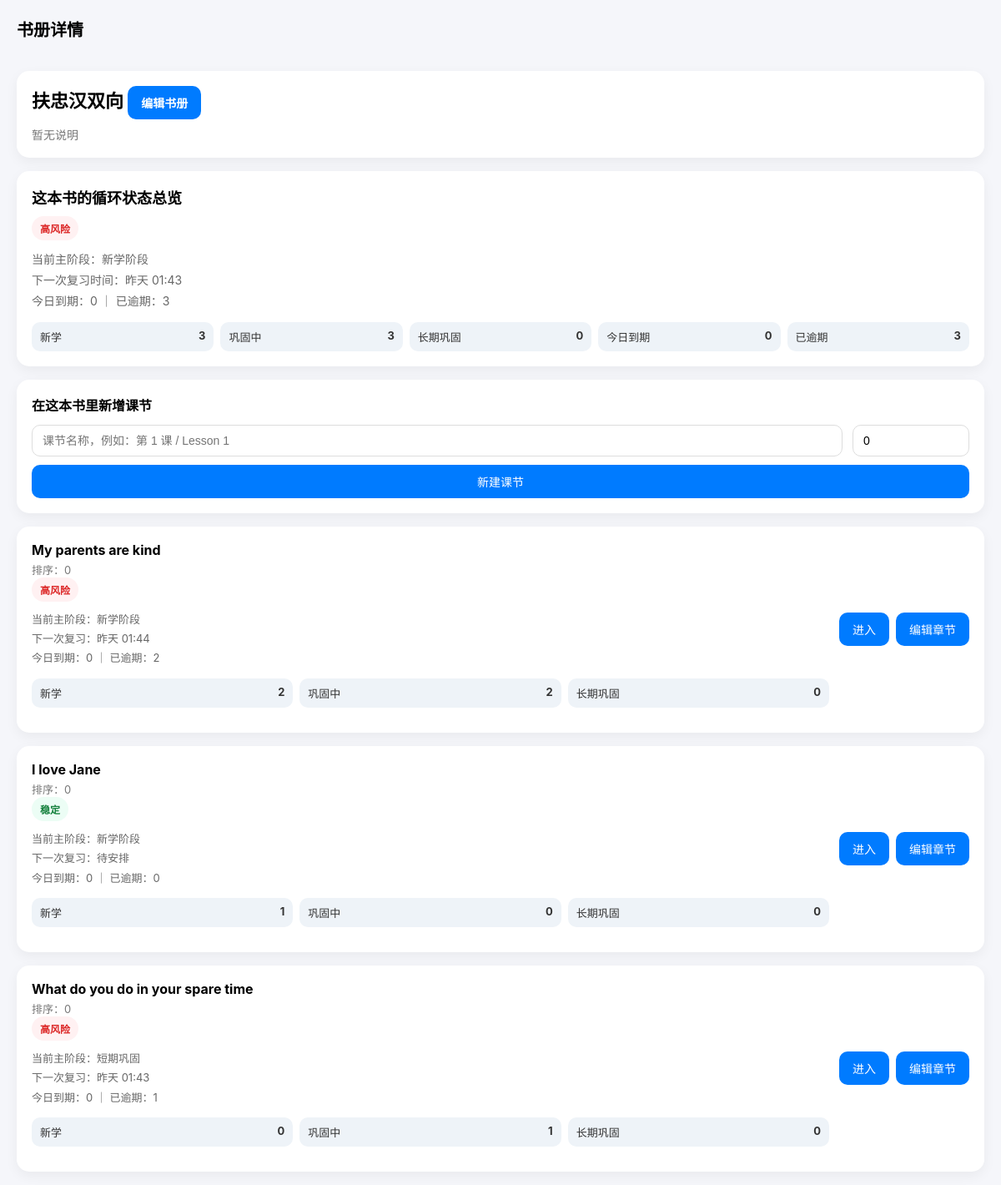
/book/1/ (signed in), run on the app's committed database.
### app/train/models.py (models this page shows, shortened)
class Book(models.Model):
    owner = models.ForeignKey(User, on_delete=models.CASCADE)
    title = models.CharField(max_length=200)
    description = models.TextField(blank=True)

class Lesson(models.Model):
    book = models.ForeignKey(Book, on_delete=models.CASCADE)
    title = models.CharField(max_length=200)
    order = models.IntegerField(default=0)
    class Meta:
        ordering = ["order", "id"]

### app/train/views/book_views.py (the view, shortened to what this page needs)
# urls.py: path("book/<int:book_id>/", book_detail, name="book-detail"),
@login_required
def book_detail(request, book_id):
    book = get_object_or_404(
        Book,
        id=book_id,
        owner=request.user
    )
    lessons = Lesson.objects.filter(book=book).order_by("order", "id")
    lesson_cycle_summary = get_book_lessons_cycle_summary(request.user, book)
    book_cycle_summary_list = get_dashboard_books_cycle_summary(request.user, [book])
    book_cycle_summary = book_cycle_summary_list[0] if book_cycle_summary_list else {
        "book": book,
        "new_count": 0,
        "short_count": 0,
        "long_count": 0,
        "today_due_count": 0,
        "overdue_count": 0,
        "main_stage": "尚未开始",
        "next_review_text": "待安排",
        "risk_level": "稳定",
    }
    return render(request, "train/book_detail.html", {
        "book": book,
        "lessons": lessons,
        "lesson_cycle_summary": lesson_cycle_summary,
        "book_cycle_summary": book_cycle_summary,
    })

### app/train/views/train_views.py (called while the page is built)
def _next_review_text(next_review_at):
    if not next_review_at:
        return "待安排"
    local_dt = timezone.localtime(next_review_at)
    now = timezone.localtime(timezone.now())
    day_diff = (local_dt.date() - now.date()).days
    if day_diff == 0:
        return f"今天 {local_dt.strftime('%H:%M')}"
    if day_diff == 1:
        return f"明天 {local_dt.strftime('%H:%M')}"
    if day_diff == -1:
        return f"昨天 {local_dt.strftime('%H:%M')}"
    return local_dt.strftime("%Y-%m-%d %H:%M")

### app/train/templates/train/book_detail.html (shortened to what this page needs)
<!DOCTYPE html>
<html lang="zh-CN">
<head>
</head>
<body>
    <div class="header">书册详情</div>
    <div class="book-card">
        <div class="book-title">
            {{ book.title }}
            <a href="/book/{{ book.id }}/edit/?next=/book/{{ book.id }}/" class="lesson-btn">编辑书册</a>
        </div>
        <div class="book-desc">
            {{ book.description|default:"暂无说明" }}
        </div>
    </div>
    <div class="book-overview-card">
        <div class="book-overview-title">这本书的循环状态总览</div>
        {% if book_cycle_summary.risk_level == "高风险" %}
            <div class="book-overview-risk high">{{ book_cycle_summary.risk_level }}</div>
        {% elif book_cycle_summary.risk_level == "中风险" %}
            <div class="book-overview-risk mid">{{ book_cycle_summary.risk_level }}</div>
        {% else %}
            <div class="book-overview-risk low">{{ book_cycle_summary.risk_level }}</div>
        {% endif %}
        <div class="book-overview-meta">
            当前主阶段：{{ book_cycle_summary.main_stage }}<br>
            下一次复习时间：{{ book_cycle_summary.next_review_text }}<br>
            今日到期：{{ book_cycle_summary.today_due_count }} ｜ 已逾期：{{ book_cycle_summary.overdue_count }}
        </div>
        <div class="book-overview-grid">
            <div class="book-overview-pill">
                <span>新学</span>
                <strong>{{ book_cycle_summary.new_count }}</strong>
            </div>
            <div class="book-overview-pill">
                <span>巩固中</span>
                <strong>{{ book_cycle_summary.short_count }}</strong>
            </div>
            <div class="book-overview-pill">
                <span>长期巩固</span>
                <strong>{{ book_cycle_summary.long_count }}</strong>
            </div>
            <div class="book-overview-pill">
                <span>今日到期</span>
                <strong>{{ book_cycle_summary.today_due_count }}</strong>
            </div>
            <div class="book-overview-pill">
                <span>已逾期</span>
                <strong>{{ book_cycle_summary.overdue_count }}</strong>
            </div>
        </div>
    </div>
    <div class="create-lesson-card">
        <div class="create-lesson-title">在这本书里新增课节</div>
        <form method="post" class="create-lesson-form">
            <div class="create-lesson-grid">
                <div>
                    <input
                        type="text"
                        name="title"
                        class="create-lesson-input"
                        placeholder="课节名称，例如：第 1 课 / Lesson 1"
                        required
                    >
                </div>
                <div>
                    <input
                        type="number"
                        name="order"
                        class="create-lesson-order"
                        placeholder="排序"
                        value="0"
                    >
                </div>
            </div>
            <button type="submit" class="create-lesson-submit">
                新建课节
            </button>
        </form>
    </div>
    {% for item in lesson_cycle_summary %}
    <div class="lesson-card">
        <div class="lesson-row">
            <div style="flex:1;">
                <div class="lesson-title">{{ item.lesson.title }}</div>
                <div class="lesson-meta">排序：{{ item.lesson.order }}</div>
                {% if item.risk_level == "高风险" %}
                    <div class="lesson-risk high">{{ item.risk_level }}</div>
                {% elif item.risk_level == "中风险" %}
                    <div class="lesson-risk mid">{{ item.risk_level }}</div>
                {% else %}
                    <div class="lesson-risk low">{{ item.risk_level }}</div>
                {% endif %}
                <div class="lesson-summary-meta">
                    当前主阶段：{{ item.main_stage }}<br>
                    下一次复习：{{ item.next_review_text }}<br>
                    今日到期：{{ item.today_due_count }} ｜ 已逾期：{{ item.overdue_count }}
                </div>
                <div class="lesson-summary-grid">
                    <div class="lesson-summary-pill">
                        <span>新学</span>
                        <strong>{{ item.new_count }}</strong>
                    </div>
                    <div class="lesson-summary-pill">
                        <span>巩固中</span>
                        <strong>{{ item.short_count }}</strong>
                    </div>
                    <div class="lesson-summary-pill">
                        <span>长期巩固</span>
                        <strong>{{ item.long_count }}</strong>
                    </div>
                </div>
            </div>
            <div style="display:flex; gap:8px; flex-wrap:wrap; align-items:flex-start;">
                <a href="/lesson/{{ item.lesson.id }}/" class="lesson-btn">进入</a>
                <a href="/lesson/{{ item.lesson.id }}/edit/?next=/book/{{ book.id }}/" class="lesson-btn">编辑章节</a>
            </div>
        </div>
    </div>
{% empty %}
    <div class="lesson-card">
        这本书还没有课节，先新建一个。
    </div>
{% endfor %}
</body>
</html>

### app/train/templates/train/book_detail.html (style rules this page uses)
body { font-family: -apple-system, BlinkMacSystemFont, "Segoe UI", Roboto, sans-serif; background: #f5f6fa; margin: 0; }
.header { padding: 20px; font-size: 20px; font-weight: bold; }
.book-card, .create-lesson-card, .lesson-card { background: white; margin: 16px 20px; padding: 18px; border-radius: 15px; box-shadow: 0 5px 15px rgba(0,0,0,0.05); }
.book-title { font-size: 22px; font-weight: bold; margin-bottom: 8px; }
.book-desc { color: #777; font-size: 14px; }
.book-overview-card { background: white; margin: 16px 20px; padding: 18px; border-radius: 15px; box-shadow: 0 5px 15px rgba(0,0,0,0.05); }
.book-overview-title { font-size: 18px; font-weight: bold; margin-bottom: 10px; }
.book-overview-meta { font-size: 14px; color: #666; line-height: 1.8; margin-bottom: 12px; }
.book-overview-grid { display: grid; grid-template-columns: repeat(5, 1fr); gap: 8px; margin-top: 12px; }
.book-overview-pill { background: #eef3f8; border-radius: 10px; padding: 8px 10px; font-size: 13px; color: #333; display: flex; justify-content: space-between; gap: 8px; }
.book-overview-risk { display: inline-block; padding: 6px 10px; border-radius: 999px; font-size: 12px; font-weight: bold; margin-bottom: 10px; }
.book-overview-risk.high { background: #fff1f2; color: #dc2626; }
.create-lesson-title { font-size: 16px; font-weight: bold; margin-bottom: 12px; }
.create-lesson-form { display: flex; flex-direction: column; gap: 10px; }
.create-lesson-input, .create-lesson-order { width: 100%; box-sizing: border-box; border: 1px solid #ddd; border-radius: 10px; padding: 10px 12px; font-size: 14px; background: #fff; }
.create-lesson-submit, .lesson-btn { background: #007bff; color: white; border: none; border-radius: 10px; padding: 10px 16px; font-size: 14px; cursor: pointer; text-decoration: none; display: inline-block; }
.lesson-row { display: flex; justify-content: space-between; align-items: center; gap: 12px; }
.lesson-title { font-size: 16px; font-weight: bold; }
.lesson-meta { color: #777; font-size: 13px; margin-top: 4px; }
@media (min-width: 769px) { .create-lesson-grid { display: grid; grid-template-columns: 1fr 140px; gap: 12px; align-items: center; } }
.lesson-summary-grid { display: grid; grid-template-columns: repeat(3, 1fr); gap: 8px; margin-top: 12px; margin-bottom: 12px; }
.lesson-summary-pill { background: #eef3f8; border-radius: 10px; padding: 8px 10px; font-size: 13px; color: #333; display: flex; justify-content: space-between; gap: 8px; }
.lesson-summary-meta { font-size: 13px; color: #666; line-height: 1.8; margin-bottom: 12px; }
.lesson-risk { display: inline-block; padding: 6px 10px; border-radius: 999px; font-size: 12px; font-weight: bold; margin-bottom: 10px; }
.lesson-risk.high { background: #fff1f2; color: #dc2626; }
.lesson-risk.low { background: #ecfdf5; color: #15803d; }

### data on the page
Book: title "扶忠汉双向", description "暂无说明"
Lesson: lesson "My parents are kind", lesson.order "0", risk_level "高风险", main_stage "新学阶段", next_review_text "昨天 01:44", today_due_count "0", overdue_count "2", new_count "2", short_count "2", long_count "0"
Lesson: lesson "I love Jane", lesson.order "0", risk_level "稳定", main_stage "新学阶段", next_review_text "待安排", today_due_count "0", overdue_count "0", new_count "1", short_count "0", long_count "0"
Lesson: lesson "What do you do in your spare time", lesson.order "0", risk_level "高风险", main_stage "短期巩固", next_review_text "昨天 01:43", today_due_count "0", overdue_count "1", new_count "0", short_count "1", long_count "0"

### other printed values
{{ book_cycle_summary.risk_level }} "高风险"
{{ book_cycle_summary.main_stage }} "新学阶段"
{{ book_cycle_summary.next_review_text }} "昨天 01:43"
{{ book_cycle_summary.today_due_count }} "0"
{{ book_cycle_summary.overdue_count }} "3"
{{ book_cycle_summary.new_count }} "3"
{{ book_cycle_summary.short_count }} "3"
{{ book_cycle_summary.long_count }} "0"
